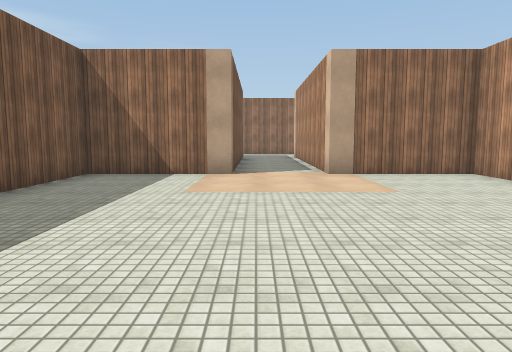
view 1 (above)

15 first-person views from a walk through a scene from a Unity 3-D project. The camera is 1.5 m above the floor, tilts 6° down and sees 70° across. The floor is counted in squares, 2 m on a side. Each view is taken from the middle of a square. On the plan, view 1 faces up. The plan holds only what a view shows up to about 11 squares ahead; the rest is blank. The player is left out. Surface patterns are stand-ins for the level's own textures.

view 2
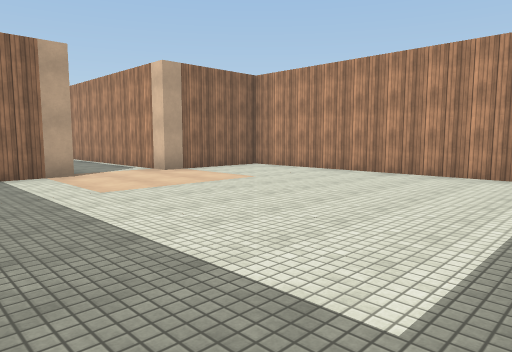

view 3
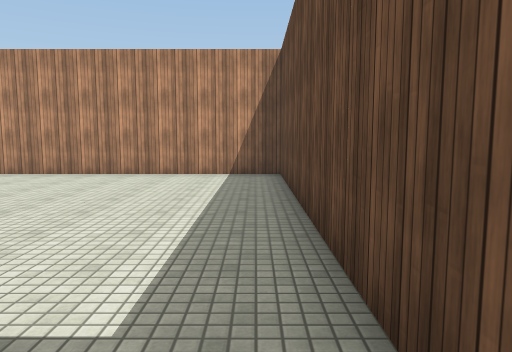

view 4
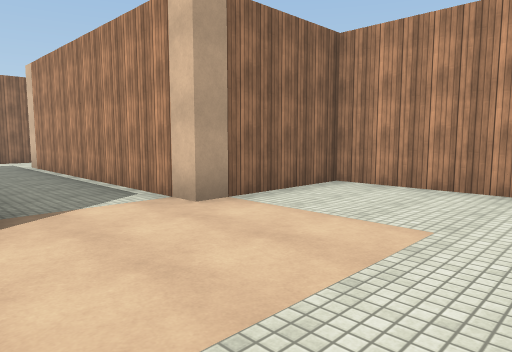

view 5
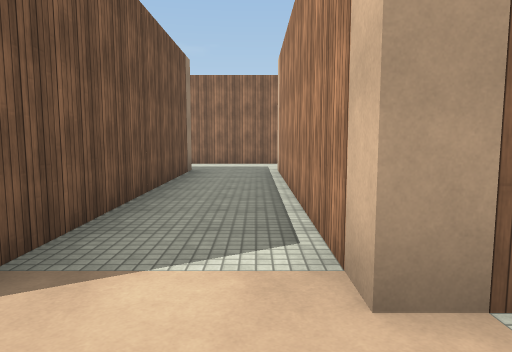

view 6
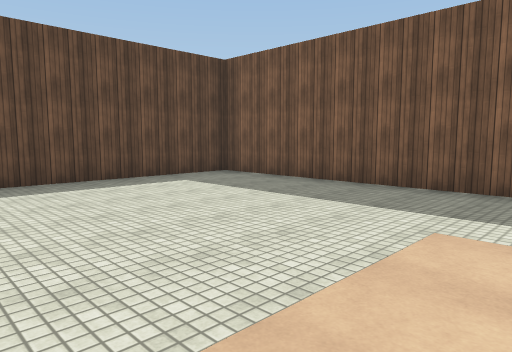

view 7
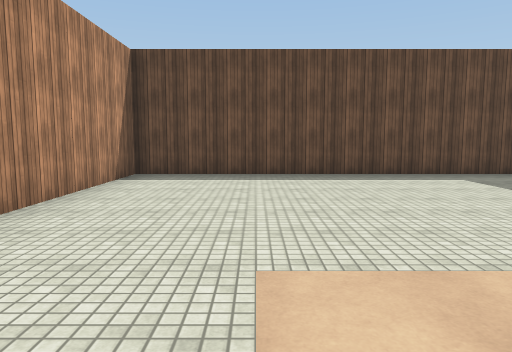

view 8
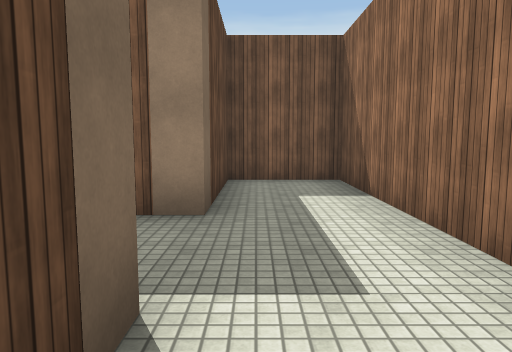

view 9
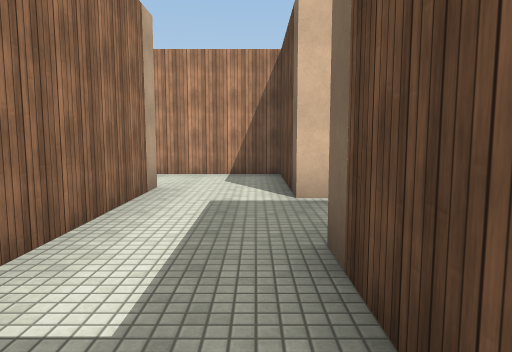

view 10
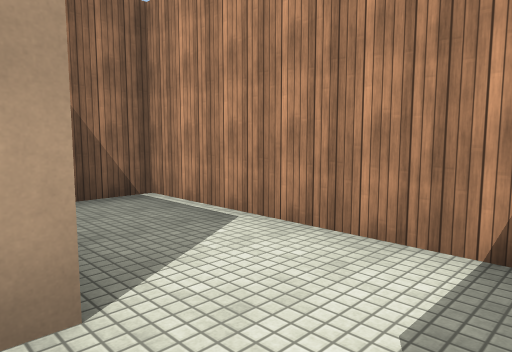

view 11
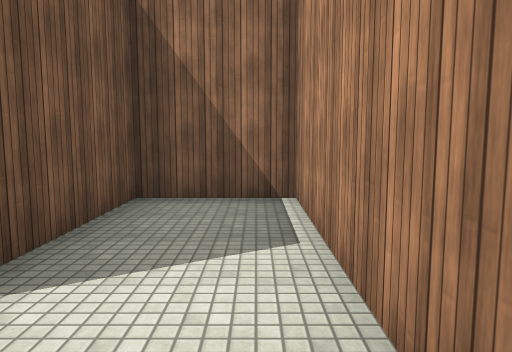

view 12
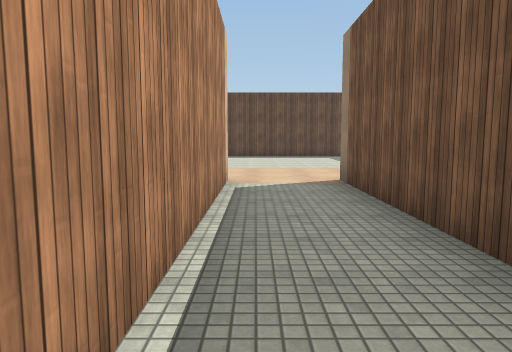

view 13
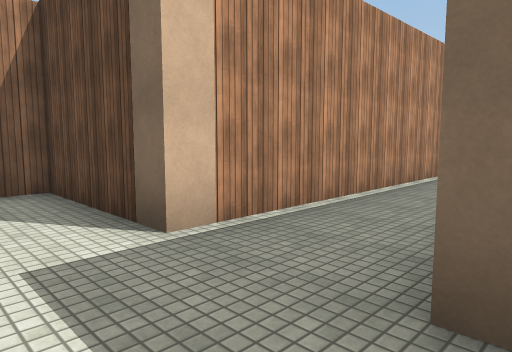

view 14
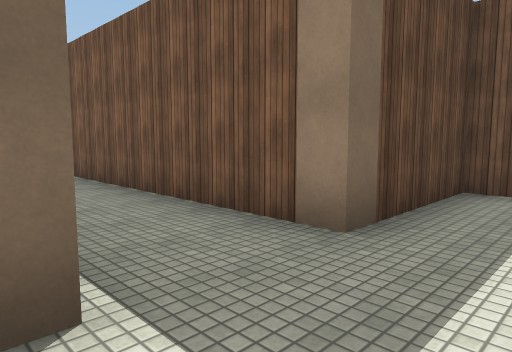

view 15
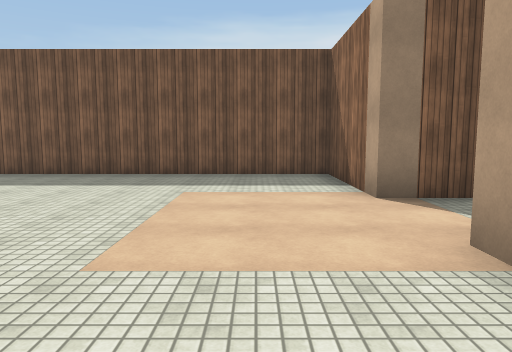

### Floor plan
Points are (right, up) in squares from view 1. A wall is a line through its corners. A room is listed if a view was taken in it or the views show most of it. See-through windows are left out.
Room 1 (views 1, 2, 3, 4, 5, 6, 7, 9, 12, 13, 15)
walls: (-1.4, 7.5) (-3.5, 7.5) (-3.5, -0.5) (4.5, -0.5) (4.5, 7.5) (2, 7.5); (1.5, 7.9) (1.5, 14.5); (1.4, 16.5) (-3.5, 16.5) (-3.5, 14.5) (-0.5, 14.5) (-0.5, 8.4)
ways out: opening at (2, 15.5) to room 2
objects: other object (-1, 8)
Room 2 (views 8, 10, 11, 14)
walls: (2.6, 16.5) (1.4, 16.5); (1.5, 14.5) (4.5, 14.5) (4.5, 19.5) (2.5, 19.5) (2.5, 17)
ways out: opening at (2, 15.5) to room 1

Where each view was taken, in squares from view 1:
view 1: 0 up, 0 right, facing up
view 2: 0 up, 3 left, facing up-right
view 3: 0 up, 3 left, facing right
view 4: 4 up, 1 left, facing up-right
view 5: 6 up, 1 right, facing up
view 6: 6 up, 2 right, facing down-left
view 7: 7 up, 2 right, facing down
view 8: 15 up, 3 right, facing left
view 9: 15 up, 3 left, facing right
view 10: 15 up, 2 right, facing up-right
view 11: 15 up, 4 right, facing up
view 12: 14 up, 1 right, facing down
view 13: 16 up, 1 left, facing down-right
view 14: 16 up, 2 right, facing down-left
view 15: 6 up, 4 right, facing left
